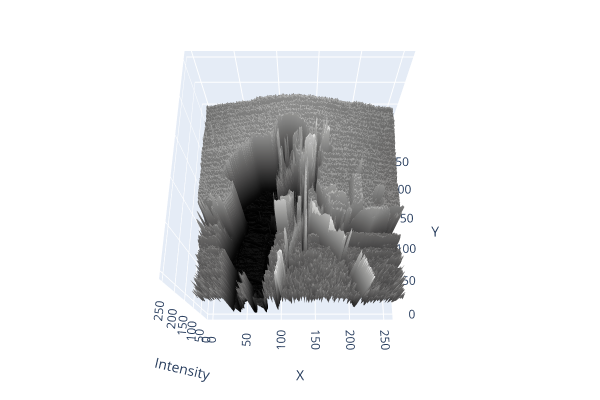

Notebook cell for this chart:
### Code cell
from PIL import Image
import numpy as np
import plotly.graph_objects as go

# ===== LOAD IMAGE =====
img = Image.open("figures\\cameraman.png").convert("L")
img_array = np.array(img)

# Flip vertically so top is at top
img_array = np.flipud(img_array)

h, w = img_array.shape
X, Y = np.meshgrid(np.arange(w), np.arange(h))
Z = img_array  # intensity as height

# ===== PLOTLY SURFACE =====
fig = go.Figure(data=[
    go.Surface(
        x=X,
        y=Y,
        z=Z,
        colorscale='gray',
        showscale=False,
        colorbar=dict(title='Intensity')
    )
])

fig.update_layout(
    # title='Variaciones del nivel de gris de la imagen',
    scene=dict(
        xaxis_title='X',
        yaxis_title='Y',
        zaxis_title='Intensity',

        # <<--- camera / default view
        camera=dict(eye=dict(x=.0, y=-.9, z=2.2))
    ),
    width=600,
    height=400,
    margin=dict(l=0, r=0, b=0, t=0)
)

fig.show()

### Figure 1 — Plotly figure (JSON) as saved in the notebook; plotly's stock layout.template omitted (floating-point values rounded to 4 significant figures; data arrays with more than 128 entries replaced by an {"elided": "..."} marker saying what was removed)
{"data": [{"colorbar": {"title": {"text": "Intensity"}}, "colorscale": [[0, "rgb(0, 0, 0)"], [0.09091, "rgb(16, 16, 16)"], [0.1818, "rgb(38, 38, 38)"], [0.2727, "rgb(59, 59, 59)"], [0.3636, "rgb(81, 80, 80)"], [0.4545, "rgb(102, 101, 101)"], [0.5455, "rgb(124, 123, 122)"], [0.6364, "rgb(146, 146, 145)"], [0.7273, "rgb(171, 171, 170)"], [0.8182, "rgb(197, 197, 195)"], [0.9091, "rgb(224, 224, 223)"], [1, "rgb(254, 254, 253)"]], "showscale": false, "type": "surface", "x": {"elided": "256x256 int values"}, "y": {"elided": "256x256 int values"}, "z": {"elided": "256x256 int values"}}], "layout": {"height": 400, "margin": {"b": 0, "l": 0, "r": 0, "t": 0}, "scene": {"camera": {"eye": {"x": 0, "y": -0.9, "z": 2.2}}, "xaxis": {"title": {"text": "X"}}, "yaxis": {"title": {"text": "Y"}}, "zaxis": {"title": {"text": "Intensity"}}}, "width": 600}}
